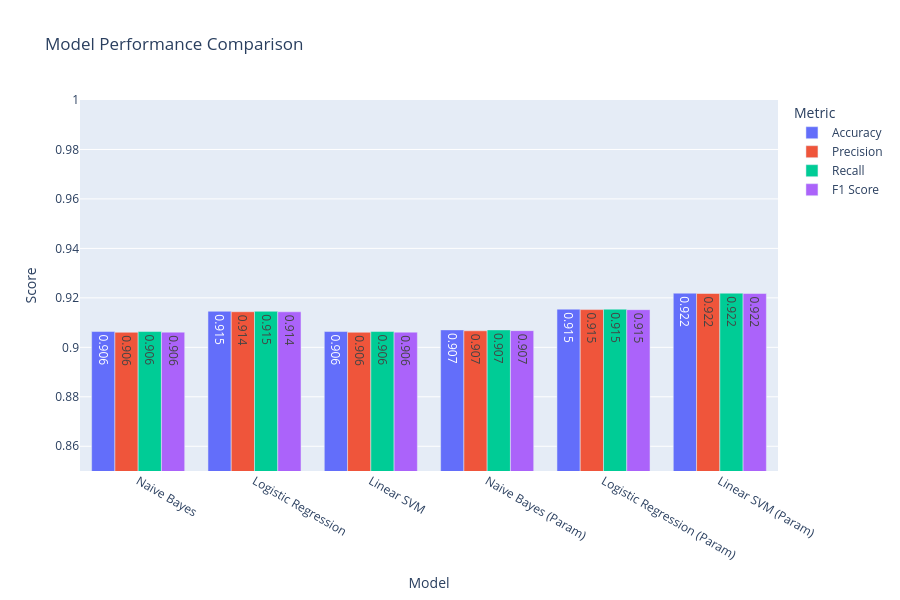

Notebook source saved alongside this figure:
### Code cell
fig = px.bar(
    results_long,
    x="Model",
    y="Score",
    color="Metric",
    barmode="group",
    title="Model Performance Comparison",
    text_auto=".3f"
)

fig.update_layout(
    xaxis_title="Model",
    yaxis_title="Score",
    yaxis_range=[0.85, 1.0],
    legend_title="Metric",
    height=600
)

fig.show()

### Figure 1 — Plotly figure (JSON) as saved in the notebook; plotly's stock layout.template omitted (floating-point values rounded to 4 significant figures)
{"data": [{"alignmentgroup": "True", "hovertemplate": "Metric=Accuracy<br>Model=%{x}<br>Score=%{y}<extra></extra>", "legendgroup": "Accuracy", "marker": {"color": "#636efa", "pattern": {"shape": ""}}, "name": "Accuracy", "offsetgroup": "Accuracy", "orientation": "v", "showlegend": true, "textposition": "auto", "texttemplate": "%{y:.3f}", "type": "bar", "x": ["Naive Bayes", "Logistic Regression", "Linear SVM", "Naive Bayes (Param)", "Logistic Regression (Param)", "Linear SVM (Param)"], "xaxis": "x", "y": [0.9064, 0.9146, 0.9064, 0.9071, 0.9154, 0.9219], "yaxis": "y"}, {"alignmentgroup": "True", "hovertemplate": "Metric=Precision<br>Model=%{x}<br>Score=%{y}<extra></extra>", "legendgroup": "Precision", "marker": {"color": "#EF553B", "pattern": {"shape": ""}}, "name": "Precision", "offsetgroup": "Precision", "orientation": "v", "showlegend": true, "textposition": "auto", "texttemplate": "%{y:.3f}", "type": "bar", "x": ["Naive Bayes", "Logistic Regression", "Linear SVM", "Naive Bayes (Param)", "Logistic Regression (Param)", "Linear SVM (Param)"], "xaxis": "x", "y": [0.9061, 0.9144, 0.9061, 0.9067, 0.9153, 0.9218], "yaxis": "y"}, {"alignmentgroup": "True", "hovertemplate": "Metric=Recall<br>Model=%{x}<br>Score=%{y}<extra></extra>", "legendgroup": "Recall", "marker": {"color": "#00cc96", "pattern": {"shape": ""}}, "name": "Recall", "offsetgroup": "Recall", "orientation": "v", "showlegend": true, "textposition": "auto", "texttemplate": "%{y:.3f}", "type": "bar", "x": ["Naive Bayes", "Logistic Regression", "Linear SVM", "Naive Bayes (Param)", "Logistic Regression (Param)", "Linear SVM (Param)"], "xaxis": "x", "y": [0.9064, 0.9146, 0.9064, 0.9071, 0.9154, 0.9219], "yaxis": "y"}, {"alignmentgroup": "True", "hovertemplate": "Metric=F1 Score<br>Model=%{x}<br>Score=%{y}<extra></extra>", "legendgroup": "F1 Score", "marker": {"color": "#ab63fa", "pattern": {"shape": ""}}, "name": "F1 Score", "offsetgroup": "F1 Score", "orientation": "v", "showlegend": true, "textposition": "auto", "texttemplate": "%{y:.3f}", "type": "bar", "x": ["Naive Bayes", "Logistic Regression", "Linear SVM", "Naive Bayes (Param)", "Logistic Regression (Param)", "Linear SVM (Param)"], "xaxis": "x", "y": [0.9061, 0.9144, 0.9061, 0.9067, 0.9152, 0.9217], "yaxis": "y"}], "layout": {"barmode": "group", "height": 600, "legend": {"title": {"text": "Metric"}, "tracegroupgap": 0}, "title": {"text": "Model Performance Comparison"}, "xaxis": {"anchor": "y", "domain": [0, 1], "title": {"text": "Model"}}, "yaxis": {"anchor": "x", "domain": [0, 1], "range": [0.85, 1], "title": {"text": "Score"}}}}
